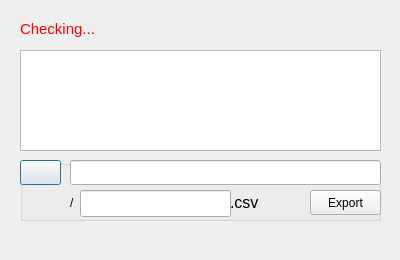
<?xml version="1.0" encoding="UTF-8"?>
<ui version="4.0">
 <class>dialog_check</class>
 <widget class="QDialog" name="dialog_check">
  <property name="geometry">
   <rect>
    <x>0</x>
    <y>0</y>
    <width>400</width>
    <height>260</height>
   </rect>
  </property>
  <property name="windowTitle">
   <string>Duplicate Ids Check</string>
  </property>
  <widget class="QLabel" name="l_check_status">
   <property name="geometry">
    <rect>
     <x>20</x>
     <y>20</y>
     <width>361</width>
     <height>17</height>
    </rect>
   </property>
   <property name="styleSheet">
    <string notr="true">QLabel {
    font-size: 11pt;
    color: #FF0000;
}</string>
   </property>
   <property name="text">
    <string>Checking...</string>
   </property>
  </widget>
  <widget class="QTableView" name="tbl_dup_ids">
   <property name="geometry">
    <rect>
     <x>20</x>
     <y>50</y>
     <width>361</width>
     <height>101</height>
    </rect>
   </property>
  </widget>
  <widget class="QGroupBox" name="gb_export">
   <property name="geometry">
    <rect>
     <x>20</x>
     <y>160</y>
     <width>361</width>
     <height>61</height>
    </rect>
   </property>
   <widget class="QLineEdit" name="le_path">
    <property name="geometry">
     <rect>
      <x>50</x>
      <y>0</y>
      <width>311</width>
      <height>25</height>
     </rect>
    </property>
   </widget>
   <widget class="QPushButton" name="btn_browse">
    <property name="geometry">
     <rect>
      <x>0</x>
      <y>0</y>
      <width>41</width>
      <height>25</height>
     </rect>
    </property>
    <property name="text">
     <string/>
    </property>
   </widget>
   <widget class="QPushButton" name="btn_export">
    <property name="geometry">
     <rect>
      <x>290</x>
      <y>30</y>
      <width>71</width>
      <height>25</height>
     </rect>
    </property>
    <property name="text">
     <string>Export</string>
    </property>
   </widget>
   <widget class="QLineEdit" name="le_filename">
    <property name="geometry">
     <rect>
      <x>60</x>
      <y>30</y>
      <width>151</width>
      <height>27</height>
     </rect>
    </property>
   </widget>
   <widget class="QLabel" name="label_2">
    <property name="geometry">
     <rect>
      <x>210</x>
      <y>30</y>
      <width>68</width>
      <height>25</height>
     </rect>
    </property>
    <property name="font">
     <font>
      <pointsize>12</pointsize>
     </font>
    </property>
    <property name="text">
     <string>.csv</string>
    </property>
   </widget>
   <widget class="QLabel" name="label_3">
    <property name="geometry">
     <rect>
      <x>50</x>
      <y>30</y>
      <width>16</width>
      <height>25</height>
     </rect>
    </property>
    <property name="text">
     <string>/</string>
    </property>
   </widget>
  </widget>
  <widget class="QLabel" name="l_path_error">
   <property name="geometry">
    <rect>
     <x>20</x>
     <y>220</y>
     <width>371</width>
     <height>31</height>
    </rect>
   </property>
   <property name="styleSheet">
    <string notr="true">QLabel {
    font-size: 11pt;
    color: #FF0000;
}</string>
   </property>
   <property name="text">
    <string/>
   </property>
   <property name="wordWrap">
    <bool>true</bool>
   </property>
  </widget>
 </widget>
 <resources/>
 <connections/>
</ui>
